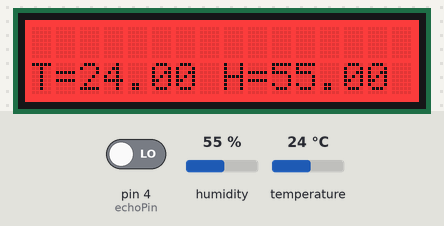
Bench run of a sketch on a simulated Arduino Leonardo, built with avr-gcc and run on an emulated ATmega32U4. Shown: 16×2 character LCD. Inputs (shaded band) come from the test bench; at power-on: pin 4 (echoPin) LOW, humidity 55 %, temperature 24 °C. The modem accepts every AT command (registered, SIM ready, sends succeed) and sends nothing else; what the sketch prints to the serial monitor is not drawn.

Above: at 11.8 s.

The sketch:

LCD_temp_humidity.ino
```cpp
#include <Wire.h>                    // wire library is used with the lcd display
#include "rgb_lcd.h"                //declaration of the lcd
#include <DHT.h>                   //got this from here: https://github.com/adafruit/Adafruit_Sensor
#define DHTPIN 6                  // Connect the signal pin of DHT11 sensor to digital pin 6
#define DHTTYPE DHT11            // gloabal declaration of the DHT11 module and type
DHT dht(DHTPIN, DHTTYPE);       // initialization if the DHT pin and the type
rgb_lcd lcd;

#define trigPin 5
#define echoPin 4
//ultrasonic variables
int maximumRange = 50;
long duration, distance, d1,d2,d3;
int testDistance=15;

const int pinRed = 9;        // initialize the danger pin
const int pinNorm = 8;      // initialize normal pin

String apiKey = "YFQJHA81LPGWGYBI";     //channel's thingspeak WRITE API key

String ssid = "Free Wifi";  // Wifi network SSID
String password = "wifi3210"; // Wifi network password

boolean DEBUG = true; //sets the serial monitor to provide errors if it encounter any during the execution
// Initializing colors of the LCD display
const int colorR = 255;
const int colorG = 0;
const int colorB = 0;

//======================================================================== showResponce

// function checks if there is any serial read on the serial monitor then prints it on the LCD screen
void showResponse(int waitTime) {
  long t = millis();
  char c;
  while (t + waitTime > millis()) {
    if (Serial1.available()) {
      c = Serial1.read();
      if (DEBUG) Serial.print(c);
    }
  }

}

//========================================================================

// Function to connect to the thingspeak channel through authenticatiomn
boolean thingSpeakWrite(float value1, float value2,float value3) {
  String cmd = "AT+CIPSTART=\"TCP\",\"";                  // TCP connection
  cmd += "184.106.153.149";                               // api.thingspeak.com
  cmd += "\",80";
  Serial1.println(cmd);
  if (DEBUG) Serial.println(cmd);
  if (Serial1.find("Error")) {
    if (DEBUG) Serial.println("AT+CIPSTART error");  // AT command to send data to thingspeak channel
    return false;
  }


  String getStr = "GET /update?api_key=";       // prepare GET string
  getStr += apiKey;

  getStr += "&field1=";                         // Temperature field
  getStr += String(value1);                      //Convering temperature field to string
  getStr += "&field2=";                          // Humidity /field
  getStr += String(value2);                       // Coverting humidity to string
  getStr +="&field3=";                            // Silo levels
  getStr += String(value3);
  // ...
  getStr += "\r\n\r\n\r\n";

  // send data length
  cmd = "AT+CIPSEND=";
  cmd += String(getStr.length());                   //combine data from all the strings from the arduino
  Serial1.println(cmd);
  if (DEBUG)  Serial.println(cmd);

  delay(100);
  if (Serial1.find(">")) {
    Serial1.print(getStr);
    if (DEBUG)  Serial.print(getStr);
  }
  else {
    Serial1.println("AT+CIPCLOSE");
    // alert user
    if (DEBUG)   Serial.println("AT+CIPCLOSE");
    return false;
  }
  return true;
}

//================================================================================ setup

void setup()
{

  DEBUG = true;         // enable debug serial

//Initializing the Pins of the Ultrasonic Sensor (Trig pin as the output and Echo pin as the input)
  Serial.begin (9600);
  pinMode (trigPin, OUTPUT);
  pinMode (echoPin, INPUT );


  Serial.begin(9600);                  // starts the serial
  pinMode(pinRed, INPUT);             // initialize the Danger Pin
  pinMode(pinNorm, INPUT);           // initialize the Normal  Pin
  dht.begin();                       // Start DHT sensor

  Serial1.begin(115200);             // enable software serial

  showResponse(1000);

  Serial1.println("AT+RST");         // reset esp8266
  showResponse(1000);

  Serial1.println("AT+CWMODE=1");     // set esp8266 as client
  showResponse(1000);

  Serial1.println("AT+CWJAP=\"" + ssid + "\",\"" + password + "\""); // set your home router SSID and password
  showResponse(5000);

  if (DEBUG)  Serial.println("Setup completed");

  // set up the LCD's number of columns and rows:
  lcd.begin(16, 2);

  lcd.setRGB(colorR, colorG, colorB);

}

int CheckDistance()
{
   digitalWrite(trigPin,LOW);
    delayMicroseconds(2);

    digitalWrite(trigPin,HIGH);
    delayMicroseconds(10);

    duration=pulseIn (echoPin,HIGH);

    distance= duration/58.2;
    delay (1000);
    return distance;
}
// ====================================================================== loop

void loop()
{
  // Calculate percentages of Silo fill
  int d3 = CheckDistance();           /// get object distance using ping
  d1=testDistance-d3;
  d2=(d1 *6.66666667);


  if (d2 > 90) /// if silo is more than 90% full
  {
    Serial.println("Silo is almost full");
  }
   Serial.println(d2);
   Serial.println("Percent full");

  delay(500);


  // Read sensor values
  float t = dht.readTemperature();
  float h = dht.readHumidity();
  if (isnan(t) || isnan(h)) {
    if (DEBUG) Serial.println("Failed to read from DHT");
  }
  else {
    if (DEBUG)  Serial.println("Temp=" + String(t) + " *C");
    if (DEBUG) Serial.println("Humidity=" + String(h) + " %");

   if (d2>0){
       thingSpeakWrite(t, h, d2);                                     // Write values to thingspeak
   }

  }

  if (t > 29 || t < 25 || h > 50)
  {
    digitalWrite(pinRed, HIGH);
    digitalWrite(pinNorm, LOW);

  }
  else
  {
    digitalWrite(pinNorm, HIGH);
    digitalWrite(pinRed, LOW);
  }


  // set the cursor to column 0, line 1
  // (note: line 1 is the second row, since counting begins with 0):
  lcd.setCursor(0, 1);

  // Print a temperature and humidity to the LCD.
  //lcd.print("Temperature is", t "Humidity is", h );
  lcd.print("T=" + String(t) + "\n");
  lcd.print("H=" + String(h));


  delay(20000);     // thingspeak needs 15 sec delay between updates,
}
```
